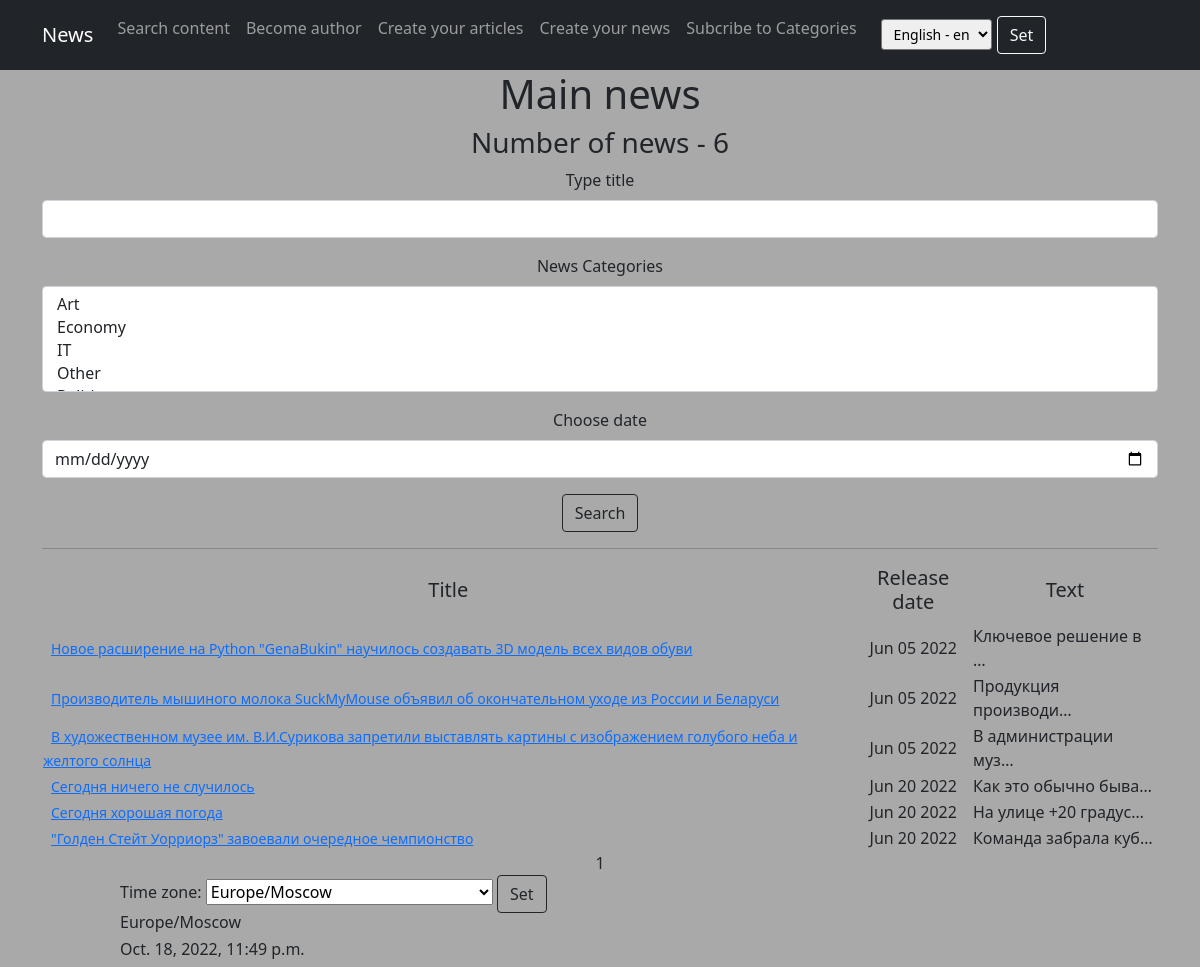
/main/search/, run on an earlier commit of the app's database.
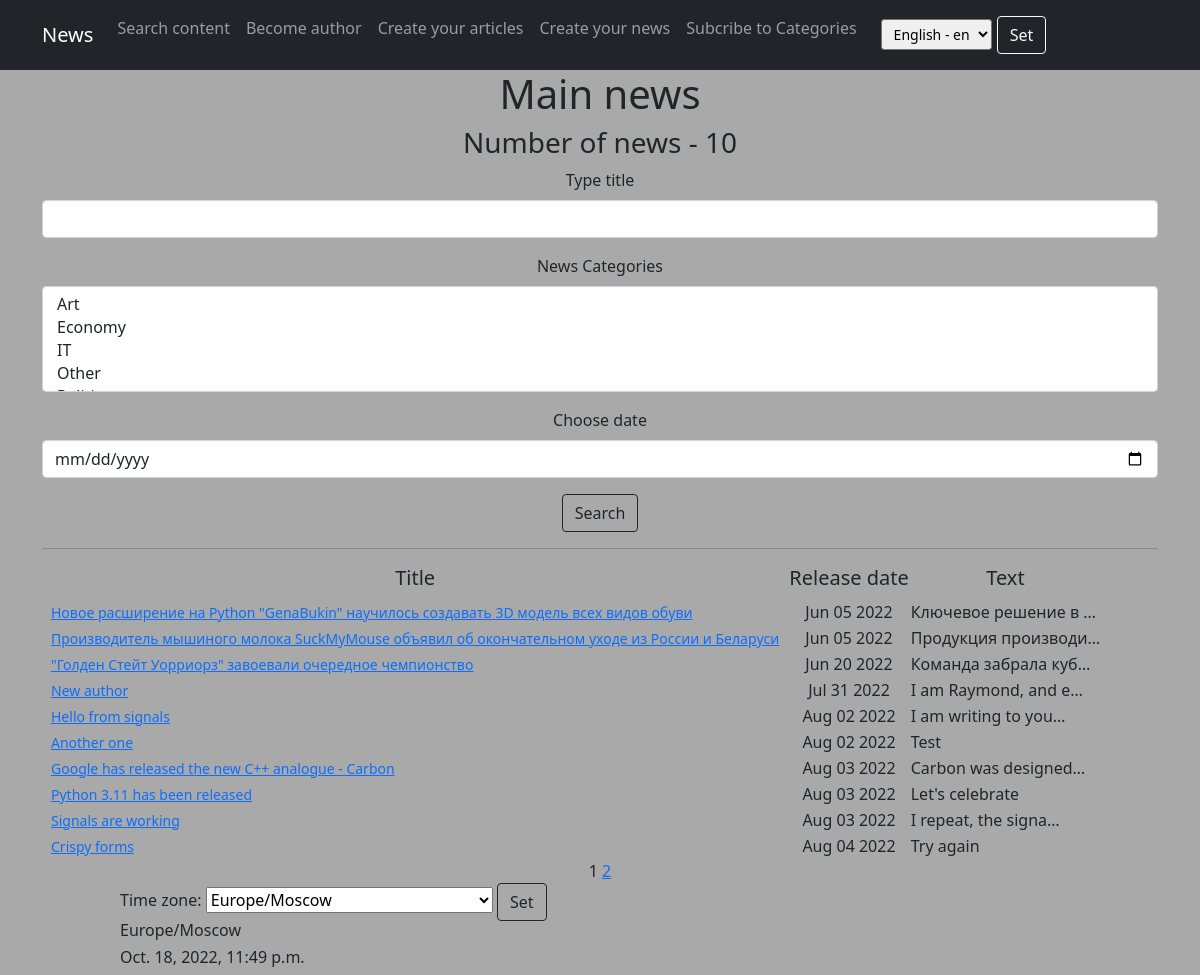
And on a later commit of the database.
### news_project/models.py (models this page shows, shortened)
class Post(models.Model):
    author = models.ForeignKey(Author, on_delete=models.CASCADE)
    choice = models.CharField(max_length=4, choices=CONTENT_TYPES, default=article)
    register_date = models.DateTimeField(auto_now_add=True)
    categories = models.ManyToManyField('Category', through='PostCategory')
    title = models.CharField(max_length=50)
    content = models.TextField()
    content_rating = models.SmallIntegerField(default=0)

### news_project/views.py (the view)
# urls.py: path('search/', (cache_page(60 * 5))(NewsSearch.as_view()), name='news_search'),
class NewsSearch(ListView):
    model = Post
    ordering = 'register_date'
    template_name = 'news_search.html'
    context_object_name = 'news'
    paginate_by = 10
    def get_queryset(self):
        queryset = super().get_queryset()
        self.filterset = PostFilter(self.request.GET, queryset)
        return self.filterset.qs
    def get_context_data(self, **kwargs):
        context = super().get_context_data(**kwargs)
        context['filterset'] = self.filterset
        return context

### news_project/context_processors.py (called while the page is built)
def navigate_context(request):
    category = Category.objects.all()
    archives = Post.objects.annotate(
        year=ExtractYear('register_date'),
        month=ExtractMonth('register_date')
    ).values('year', 'month').annotate(total=Count('id'))
    user_timezone = pytz.timezone(
        request.session.get('django_timezone') or TIME_ZONE
    )
    current_time = timezone.now().astimezone(user_timezone)
    context = {
        'category': category,
        'archives': archives,
        'current_time': current_time,
        'timezones': pytz.common_timezones,
    }
    return context

### news_project/models.py (called while the page is built)
    def __str__(self):
        return self.category_name

### news_project/templatetags/custom_filters.py (called while the page is built)
@register.filter()
def censor(value):
    for word in value.split():
        if 'Редиска' in word or 'редиска' in word:
            if word[-1] == '"' or word[-1] == '»':
                word1 = word[:2] + '*' * (len(word) - 2) + word[-1]
                value = value.replace(word, word1)
            else:
                word1 = word[0] + '*' * (len(word) - 1)
                value = value.replace(word, word1)
    return value

### templates/news_search.html (shortened to what this page needs)
{% extends 'flatpages/default.html' %}
{% load custom_filters %}
{% load custom_tags %}
{% load crispy_forms_filters %}
{% load tz %}
{% load i18n %}
{% block content %}
    <h1>{% trans "Main news" %}</h1>
    <h3>{% trans "Number of news" %} - {{ news|length }}</h3>
    <form action="" method="get">
        {{ filterset.form|crispy }}
        <input type="submit" class="btn btn-outline-dark" value="{% trans "Search" %}">
    </form>
    <hr>
    {% if news %}
        <table>
            <tr>
                <td><h5>{% trans "Title" %}</h5></td>
                <td><h5>{% trans "Release date" %}</h5></td>
                <td><h5>{% trans "Text" %}</h5></td>
            </tr>
            {% for onenews in news %}
            <tr>
                <td align="left"><a href="{{ onenews.id }}" class="btn-sm">{{ onenews.title|censor }}</a> </td>
                <td>{{ onenews.register_date|date:'M d Y' }}</td>
                <td align="left">{{ onenews.content|truncatechars:20|censor }}</td>
            </tr>
            {% endfor %}
        </table>
    {% else %}
    <h2>{% trans "No news yet..." %}</h2>
    {% endif %}
    {{ page_obj.number }}
    {% if page_obj.has_next %}
        <a href="?{% url_replace page=page_obj.next_page_number %}">{{ page_obj.next_page_number }}</a>
    {% endif %}
{% endblock content %}

What changed in the data, as far as the page shows it:
removed Post: title|censor "В художественном музее им. В.И.Сурикова запретили выставлять картины с изображением голубого неба и желтого солнца", register_date "Jun 05 2022", content|censor "В администрации муз…"
removed Post: title|censor "Сегодня ничего не случилось", register_date "Jun 20 2022", content|censor "Как это обычно быва…"
removed Post: title|censor "Сегодня хорошая погода", register_date "Jun 20 2022", content|censor "На улице +20 градус…"
added Post: title|censor "New author", register_date "Jul 31 2022", content|censor "I am Raymond, and e…"
added Post: title|censor "Hello from signals", register_date "Aug 02 2022", content|censor "I am writing to you…"
added Post: title|censor "Another one", register_date "Aug 02 2022", content|censor "Test"
added Post: title|censor "Google has released the new C++ analogue - Carbon", register_date "Aug 03 2022", content|censor "Carbon was designed…"
added Post: title|censor "Python 3.11 has been released", register_date "Aug 03 2022", content|censor "Let's celebrate"
added Post: title|censor "Signals are working", register_date "Aug 03 2022", content|censor "I repeat, the signa…"
added Post: title|censor "Crispy forms", register_date "Aug 04 2022", content|censor "Try again"
Also different on the page:
{{ news|length }}: "6" → "10"
{{ page_obj.next_page_number }}: (not shown) → "2"
